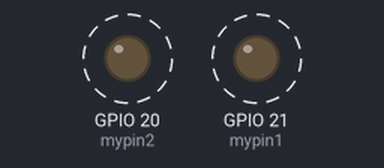
Recording of a program running on a simulated Raspberry Pi (BCM pin numbers). Shown: output pins drawn as LEDs (lit = HIGH). Dashed ring = blinking. Threads take turns every 2 ms; the clock reads 2024-03-15 10:24:30 at power-on unless the program sets it; what the program prints to the terminal is not drawn.

Above: at 0.5 s.
Timing chart, 0 to 4.6 s (numbered marks = the images above):
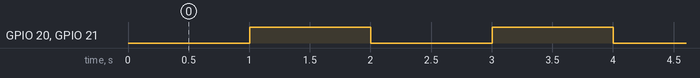

Measured:
- by itself, GPIO 20 (mypin2), GPIO 21 (mypin1): alternates HIGH for 1.0 s and LOW for 1.0 s, 10 changes in all, then stays LOW
- by itself, everything shown: repeats every 2.0 s, in 3 steps

The program:

GPIO_Enable.py
```python
#!/usr/bin python

# importing libraries
import thread
import time
import RPi.GPIO as GPIO

# DECLARE variables!
mypin1 = 21 # GPIO pin 21
mypin2 = 20 # GPIO pin 22

# SETUP!
# set GPIO layout - pin numbering convention (BCM or number)
GPIO.setmode(GPIO.BCM)
GPIO.setup(mypin1, GPIO.OUT)
GPIO.setup(mypin2, GPIO.OUT)

#define a function for the thread
def toggleLED( threadName, delay, mypin):
    count = 0
    while count < 5:
        time.sleep(delay)
        count+=1
        print "%s: %s" %( threadName, time.ctime(time.time()) )
        GPIO.output(mypin, True) # toggle ON pin
	time.sleep(delay)        # wait some time (s)
        GPIO.output(mypin, False) # toggle OFF pin


# LOOP!
# create 2 threads as follows
try:
    thread.start_new_thread( toggleLED, ("Thread-1",1,mypin1 ) )
    thread.start_new_thread( toggleLED, ("thread-2",1,mypin2 ) )
except:
    print "Error!: unable to start thread..."

while 1:
    pass
```
